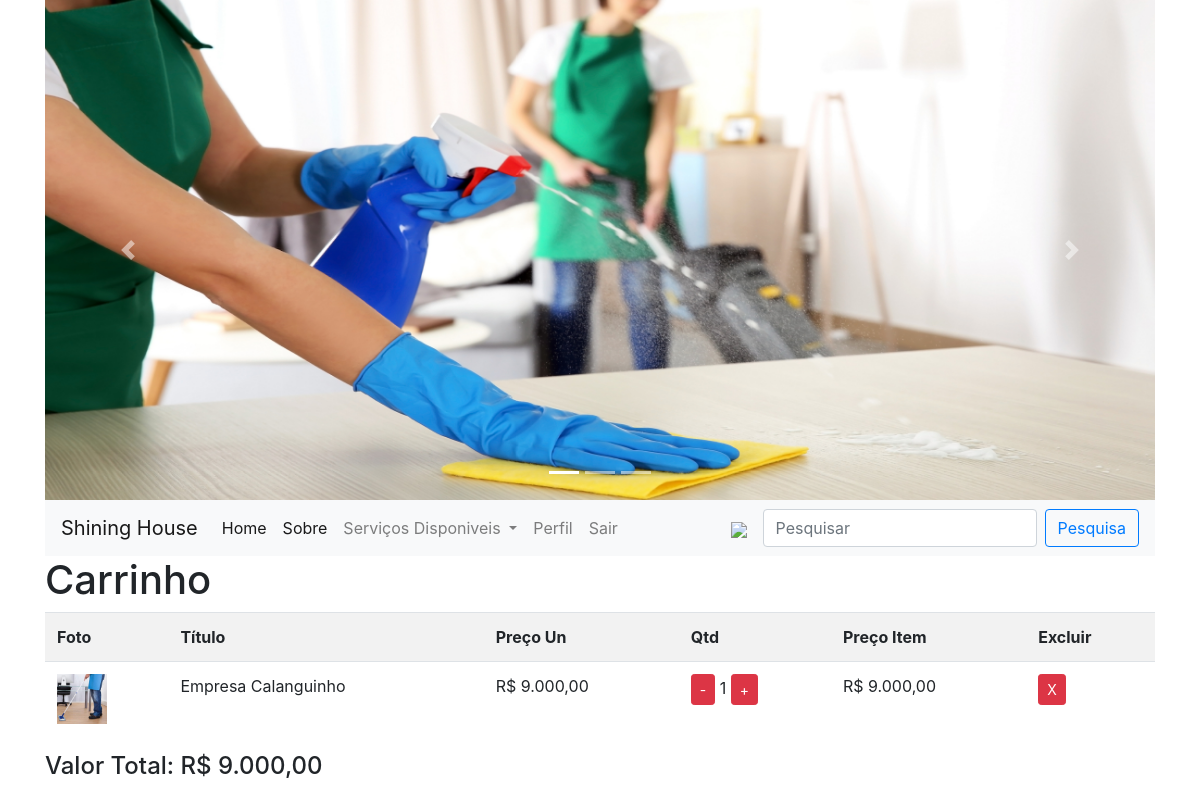
The app's page /carrinho.php (signed in) with its own data.
### tables this page shows
CREATE TABLE `carrinho` (
  `idcarrinho` int(11) NOT NULL,
  `email` varchar(100) NOT NULL,
  `idproduto` int(11) NOT NULL,
  `qtd` int(11) NOT NULL
);

CREATE TABLE `produto` (
  `idproduto` int(11) NOT NULL,
  `titulo` varchar(50) NOT NULL,
  `descricao` longtext NOT NULL,
  `preco` float NOT NULL,
  `totalavaliacao` int(11) NOT NULL,
  `somaavaliacao` int(11) NOT NULL,
  `imagem` varchar(50) NOT NULL,
  `categoria` varchar(30) NOT NULL
);

### carrinho.php (the view, shortened to what this page needs)
<?php
	if(empty($_COOKIE['email'])){
		header("Location: index.php");
	}else{
		$email = $_COOKIE['email'];
	}
	include "anterior.php";
	$query = "select * from carrinho where email = '$email'";
	$exec = mysqli_query($con, $query);
	$total = mysqli_num_rows($exec);
	echo "<h1>Carrinho</h1>";
	if($total == 0){
		echo "<p>No momento, não existem produtos no seu carrinho!</p>";
	}else{
		echo "<table class='table table-striped'>
				<tr>
					<th>Foto</th>
					<th>Título</th>
					<th>Preço Un</th>
					<th>Qtd</th>
					<th>Preço Item</th>
					<th>Excluir</th>
				</tr>";
		$vt = 0;
		while($carrinho = mysqli_fetch_array($exec)){
			$idproduto = $carrinho['idproduto'];
			$idcarrinho = $carrinho['idcarrinho'];
			$qtd = $carrinho['qtd'];			$query2 = "select * from produto where idproduto = $idproduto limit 1";
			$exec2 = mysqli_query($con, $query2);
			if($prod = mysqli_fetch_array($exec2)){
				$foto = $prod['imagem'];
				$preco = $prod['preco'];
				$titulo = $prod['titulo'];
				$item = $preco * $qtd;
				$vt = $vt + $item;
				$preco = number_format($preco, 2, ',','.');
				$item = number_format($item, 2, ',','.');
				echo "<tr>
						<td><img src='produtos/$foto' width='50px'></td>
						<td>$titulo</td>
						<td>R$ $preco</td>
						<td>";
						if($qtd == 1){
							echo "<a href='excluir.php?idc=$idcarrinho' class='btn btn-danger btn-sm'>-</a>";
						}else{
							echo "<a href='alterar.php?idc=$idcarrinho&alt=menos' class='btn btn-danger btn-sm'>-</a>";
						}
						echo " $qtd <a href='alterar.php?idc=$idcarrinho&alt=mais' class='btn btn-danger btn-sm'>+</a></td>
						<td>R$ $item</td>
						<td><a href='excluir.php?idc=$idcarrinho' class='btn btn-danger btn-sm'>X</a></td>
					</tr>";
			}
		}
		$vt = number_format($vt, 2, ',','.');
		echo "</table><h4>Valor Total: R$ $vt</h4>";
	}
?>

### records on screen
carrinho: idproduto.imagem (picture), idproduto.titulo "Empresa Calanguinho", idproduto.preco "9.000,00", qtd "1", item "9.000,00"

### other values on screen
$vt "9.000,00"
